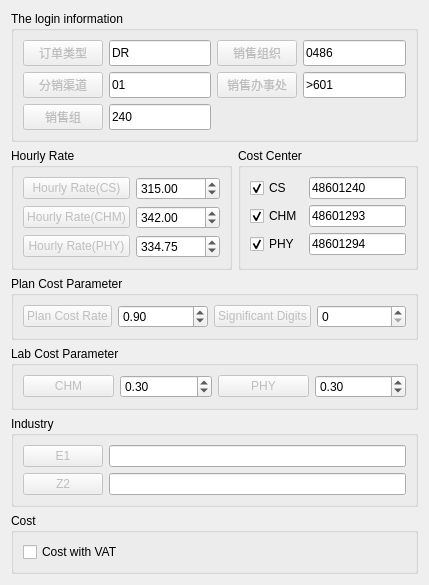
          <widget class="QWidget" name="page_3">
           <property name="geometry">
            <rect>
             <x>0</x>
             <y>0</y>
             <width>429</width>
             <height>554</height>
            </rect>
           </property>
           <attribute name="label">
            <string>Login in</string>
           </attribute>
           <layout class="QFormLayout" name="formLayout">
            <item row="0" column="0" colspan="2">
             <widget class="QGroupBox" name="groupBox">
              <property name="sizePolicy">
               <sizepolicy hsizetype="Preferred" vsizetype="Fixed">
                <horstretch>0</horstretch>
                <verstretch>0</verstretch>
               </sizepolicy>
              </property>
              <property name="statusTip">
               <string>登录信息</string>
              </property>
              <property name="title">
               <string>The login information</string>
              </property>
              <layout class="QGridLayout" name="gridLayout_9">
               <item row="2" column="0">
                <widget class="QPushButton" name="pushButton_28">
                 <property name="enabled">
                  <bool>false</bool>
                 </property>
                 <property name="sizePolicy">
                  <sizepolicy hsizetype="Minimum" vsizetype="Expanding">
                   <horstretch>0</horstretch>
                   <verstretch>0</verstretch>
                  </sizepolicy>
                 </property>
                 <property name="text">
                  <string>分销渠道</string>
                 </property>
                </widget>
               </item>
               <item row="2" column="1">
                <widget class="QLineEdit" name="lineEdit_12">
                 <property name="sizePolicy">
                  <sizepolicy hsizetype="Expanding" vsizetype="Expanding">
                   <horstretch>0</horstretch>
                   <verstretch>0</verstretch>
                  </sizepolicy>
                 </property>
                 <property name="text">
                  <string>01</string>
                 </property>
                </widget>
               </item>
               <item row="0" column="0">
                <widget class="QPushButton" name="pushButton_26">
                 <property name="enabled">
                  <bool>false</bool>
                 </property>
                 <property name="sizePolicy">
                  <sizepolicy hsizetype="Minimum" vsizetype="Expanding">
                   <horstretch>0</horstretch>
                   <verstretch>0</verstretch>
                  </sizepolicy>
                 </property>
                 <property name="text">
                  <string>订单类型</string>
                 </property>
                </widget>
               </item>
               <item row="4" column="1">
                <widget class="QLineEdit" name="lineEdit_14">
                 <property name="sizePolicy">
                  <sizepolicy hsizetype="Expanding" vsizetype="Expanding">
                   <horstretch>0</horstretch>
                   <verstretch>0</verstretch>
                  </sizepolicy>
                 </property>
                 <property name="text">
                  <string>240</string>
                 </property>
                </widget>
               </item>
               <item row="4" column="0">
                <widget class="QPushButton" name="pushButton_30">
                 <property name="enabled">
                  <bool>false</bool>
                 </property>
                 <property name="sizePolicy">
                  <sizepolicy hsizetype="Minimum" vsizetype="Expanding">
                   <horstretch>0</horstretch>
                   <verstretch>0</verstretch>
                  </sizepolicy>
                 </property>
                 <property name="text">
                  <string>销售组</string>
                 </property>
                </widget>
               </item>
               <item row="0" column="2">
                <widget class="QPushButton" name="pushButton_27">
                 <property name="enabled">
                  <bool>false</bool>
                 </property>
                 <property name="sizePolicy">
                  <sizepolicy hsizetype="Minimum" vsizetype="Expanding">
                   <horstretch>0</horstretch>
                   <verstretch>0</verstretch>
                  </sizepolicy>
                 </property>
                 <property name="text">
                  <string>销售组织</string>
                 </property>
                </widget>
               </item>
               <item row="0" column="1">
                <widget class="QLineEdit" name="lineEdit_10">
                 <property name="sizePolicy">
                  <sizepolicy hsizetype="Expanding" vsizetype="Expanding">
                   <horstretch>0</horstretch>
                   <verstretch>0</verstretch>
                  </sizepolicy>
                 </property>
                 <property name="text">
                  <string>DR</string>
                 </property>
                </widget>
               </item>
               <item row="0" column="3">
                <widget class="QLineEdit" name="lineEdit_11">
                 <property name="sizePolicy">
                  <sizepolicy hsizetype="Expanding" vsizetype="Expanding">
                   <horstretch>0</horstretch>
                   <verstretch>0</verstretch>
                  </sizepolicy>
                 </property>
                 <property name="text">
                  <string>0486</string>
                 </property>
                </widget>
               </item>
               <item row="2" column="2">
                <widget class="QPushButton" name="pushButton_29">
                 <property name="enabled">
                  <bool>false</bool>
                 </property>
                 <property name="sizePolicy">
                  <sizepolicy hsizetype="Minimum" vsizetype="Expanding">
                   <horstretch>0</horstretch>
                   <verstretch>0</verstretch>
                  </sizepolicy>
                 </property>
                 <property name="text">
                  <string>销售办事处</string>
                 </property>
                </widget>
               </item>
               <item row="2" column="3">
                <widget class="QLineEdit" name="lineEdit_13">
                 <property name="sizePolicy">
                  <sizepolicy hsizetype="Expanding" vsizetype="Expanding">
                   <horstretch>0</horstretch>
                   <verstretch>0</verstretch>
                  </sizepolicy>
                 </property>
                 <property name="text">
                  <string>&gt;601</string>
                 </property>
                </widget>
               </item>
              </layout>
             </widget>
            </item>
            <item row="1" column="0">
             <widget class="QGroupBox" name="groupBox_8">
              <property name="sizePolicy">
               <sizepolicy hsizetype="Expanding" vsizetype="Fixed">
                <horstretch>0</horstretch>
                <verstretch>0</verstretch>
               </sizepolicy>
              </property>
              <property name="statusTip">
               <string>时薪</string>
              </property>
              <property name="title">
               <string>Hourly Rate</string>
              </property>
              <layout class="QGridLayout" name="gridLayout_7">
               <item row="1" column="1">
                <widget class="QDoubleSpinBox" name="doubleSpinBox_6">
                 <property name="sizePolicy">
                  <sizepolicy hsizetype="Minimum" vsizetype="Fixed">
                   <horstretch>0</horstretch>
                   <verstretch>0</verstretch>
                  </sizepolicy>
                 </property>
                 <property name="maximum">
                  <double>99999999999.000000000000000</double>
                 </property>
                 <property name="value">
                  <double>342.000000000000000</double>
                 </property>
                </widget>
               </item>
               <item row="1" column="0">
                <widget class="QPushButton" name="pushButton_22">
                 <property name="enabled">
                  <bool>false</bool>
                 </property>
                 <property name="text">
                  <string>Hourly Rate(CHM)</string>
                 </property>
                </widget>
               </item>
               <item row="2" column="0">
                <widget class="QPushButton" name="pushButton_43">
                 <property name="enabled">
                  <bool>false</bool>
                 </property>
                 <property name="text">
                  <string>Hourly Rate(PHY)</string>
                 </property>
                </widget>
               </item>
               <item row="0" column="1">
                <widget class="QDoubleSpinBox" name="doubleSpinBox_5">
                 <property name="sizePolicy">
                  <sizepolicy hsizetype="Minimum" vsizetype="Fixed">
                   <horstretch>0</horstretch>
                   <verstretch>0</verstretch>
                  </sizepolicy>
                 </property>
                 <property name="maximum">
                  <double>99999999999.000000000000000</double>
                 </property>
                 <property name="value">
                  <double>315.000000000000000</double>
                 </property>
                </widget>
               </item>
               <item row="0" column="0">
                <widget class="QPushButton" name="pushButton_21">
                 <property name="enabled">
                  <bool>false</bool>
                 </property>
                 <property name="text">
                  <string>Hourly Rate(CS)</string>
                 </property>
                </widget>
               </item>
               <item row="2" column="1">
                <widget class="QDoubleSpinBox" name="doubleSpinBox_8">
                 <property name="sizePolicy">
                  <sizepolicy hsizetype="Minimum" vsizetype="Fixed">
                   <horstretch>0</horstretch>
                   <verstretch>0</verstretch>
                  </sizepolicy>
                 </property>
                 <property name="maximum">
                  <double>9999999999998.000000000000000</double>
                 </property>
                 <property name="value">
                  <double>334.750000000000000</double>
                 </property>
                </widget>
               </item>
              </layout>
             </widget>
            </item>
            <item row="1" column="1">
             <widget class="QGroupBox" name="groupBox_13">
              <property name="statusTip">
               <string>成本中心</string>
              </property>
              <property name="title">
               <string>Cost Center</string>
              </property>
              <layout class="QGridLayout" name="gridLayout_10">
               <item row="0" column="1">
                <widget class="QLineEdit" name="lineEdit_18">
                 <property name="text">
                  <string>48601240</string>
                 </property>
                </widget>
               </item>
               <item row="1" column="1">
                <widget class="QLineEdit" name="lineEdit_19">
                 <property name="text">
                  <string>48601293</string>
                 </property>
                </widget>
               </item>
               <item row="1" column="0">
                <widget class="QCheckBox" name="checkBox_14">
                 <property name="text">
                  <string>CHM</string>
                 </property>
                 <property name="checked">
                  <bool>true</bool>
                 </property>
                </widget>
               </item>
               <item row="2" column="0">
                <widget class="QCheckBox" name="checkBox_15">
                 <property name="text">
                  <string>PHY</string>
                 </property>
                 <property name="checked">
                  <bool>true</bool>
                 </property>
                </widget>
               </item>
               <item row="2" column="1">
                <widget class="QLineEdit" name="lineEdit_20">
                 <property name="text">
                  <string>48601294</string>
                 </property>
                </widget>
               </item>
               <item row="0" column="0">
                <widget class="QCheckBox" name="checkBox_13">
                 <property name="text">
                  <string>CS</string>
                 </property>
                 <property name="checked">
                  <bool>true</bool>
                 </property>
                </widget>
               </item>
              </layout>
             </widget>
            </item>
            <item row="2" column="0" colspan="2">
             <widget class="QGroupBox" name="groupBox_14">
              <property name="statusTip">
               <string>Plan cost 比例和保留有效数字</string>
              </property>
              <property name="title">
               <string>Plan Cost Parameter</string>
              </property>
              <layout class="QGridLayout" name="gridLayout_17">
               <item row="0" column="1">
                <widget class="QDoubleSpinBox" name="doubleSpinBox_7">
                 <property name="maximum">
                  <double>1.000000000000000</double>
                 </property>
                 <property name="singleStep">
                  <double>0.010000000000000</double>
                 </property>
                 <property name="value">
                  <double>0.900000000000000</double>
                 </property>
                </widget>
               </item>
               <item row="0" column="2">
                <widget class="QPushButton" name="pushButton_42">
                 <property name="enabled">
                  <bool>false</bool>
                 </property>
                 <property name="text">
                  <string>Significant Digits</string>
                 </property>
                </widget>
               </item>
               <item row="0" column="3">
                <widget class="QSpinBox" name="spinBox_5"/>
               </item>
               <item row="0" column="0">
                <widget class="QPushButton" name="pushButton_41">
                 <property name="enabled">
                  <bool>false</bool>
                 </property>
                 <property name="text">
                  <string>Plan Cost Rate</string>
                 </property>
                </widget>
               </item>
              </layout>
             </widget>
            </item>
            <item row="3" column="0" colspan="2">
             <widget class="QGroupBox" name="groupBox_15">
              <property name="statusTip">
               <string>实验室成本比例</string>
              </property>
              <property name="title">
               <string>Lab Cost Parameter</string>
              </property>
              <layout class="QHBoxLayout" name="horizontalLayout">
               <item>
                <widget class="QPushButton" name="pushButton_44">
                 <property name="enabled">
                  <bool>false</bool>
                 </property>
                 <property name="text">
                  <string>CHM</string>
                 </property>
                </widget>
               </item>
               <item>
                <widget class="QDoubleSpinBox" name="doubleSpinBox_9">
                 <property name="maximum">
                  <double>1.000000000000000</double>
                 </property>
                 <property name="singleStep">
                  <double>0.100000000000000</double>
                 </property>
                 <property name="value">
                  <double>0.300000000000000</double>
                 </property>
                </widget>
               </item>
               <item>
                <widget class="QPushButton" name="pushButton_45">
                 <property name="enabled">
                  <bool>false</bool>
                 </property>
                 <property name="text">
                  <string>PHY</string>
                 </property>
                </widget>
               </item>
               <item>
                <widget class="QDoubleSpinBox" name="doubleSpinBox_10">
                 <property name="maximum">
                  <double>1.000000000000000</double>
                 </property>
                 <property name="singleStep">
                  <double>0.100000000000000</double>
                 </property>
                 <property name="value">
                  <double>0.300000000000000</double>
                 </property>
                </widget>
               </item>
              </layout>
             </widget>
            </item>
            <item row="4" column="0" colspan="2">
             <widget class="QGroupBox" name="groupBox_16">
              <property name="statusTip">
               <string>电商代码</string>
              </property>
              <property name="title">
               <string>Industry</string>
              </property>
              <layout class="QGridLayout" name="gridLayout_16">
               <item row="1" column="0">
                <widget class="QPushButton" name="pushButton_47">
                 <property name="enabled">
                  <bool>false</bool>
                 </property>
                 <property name="text">
                  <string>Z2</string>
                 </property>
                </widget>
               </item>
               <item row="1" column="1">
                <widget class="QLineEdit" name="lineEdit_22"/>
               </item>
               <item row="0" column="1">
                <widget class="QLineEdit" name="lineEdit_21"/>
               </item>
               <item row="0" column="0">
                <widget class="QPushButton" name="pushButton_46">
                 <property name="enabled">
                  <bool>false</bool>
                 </property>
                 <property name="text">
                  <string>E1</string>
                 </property>
                </widget>
               </item>
              </layout>
             </widget>
            </item>
            <item row="5" column="0" colspan="2">
             <widget class="QGroupBox" name="groupBox_21">
              <property name="sizePolicy">
               <sizepolicy hsizetype="Preferred" vsizetype="Preferred">
                <horstretch>0</horstretch>
                <verstretch>0</verstretch>
               </sizepolicy>
              </property>
              <property name="title">
               <string>Cost</string>
              </property>
              <layout class="QVBoxLayout" name="verticalLayout">
               <item>
                <widget class="QCheckBox" name="checkBox_27">
                 <property name="text">
                  <string>Cost with VAT</string>
                 </property>
                </widget>
               </item>
              </layout>
             </widget>
            </item>
           </layout>
          </widget>
